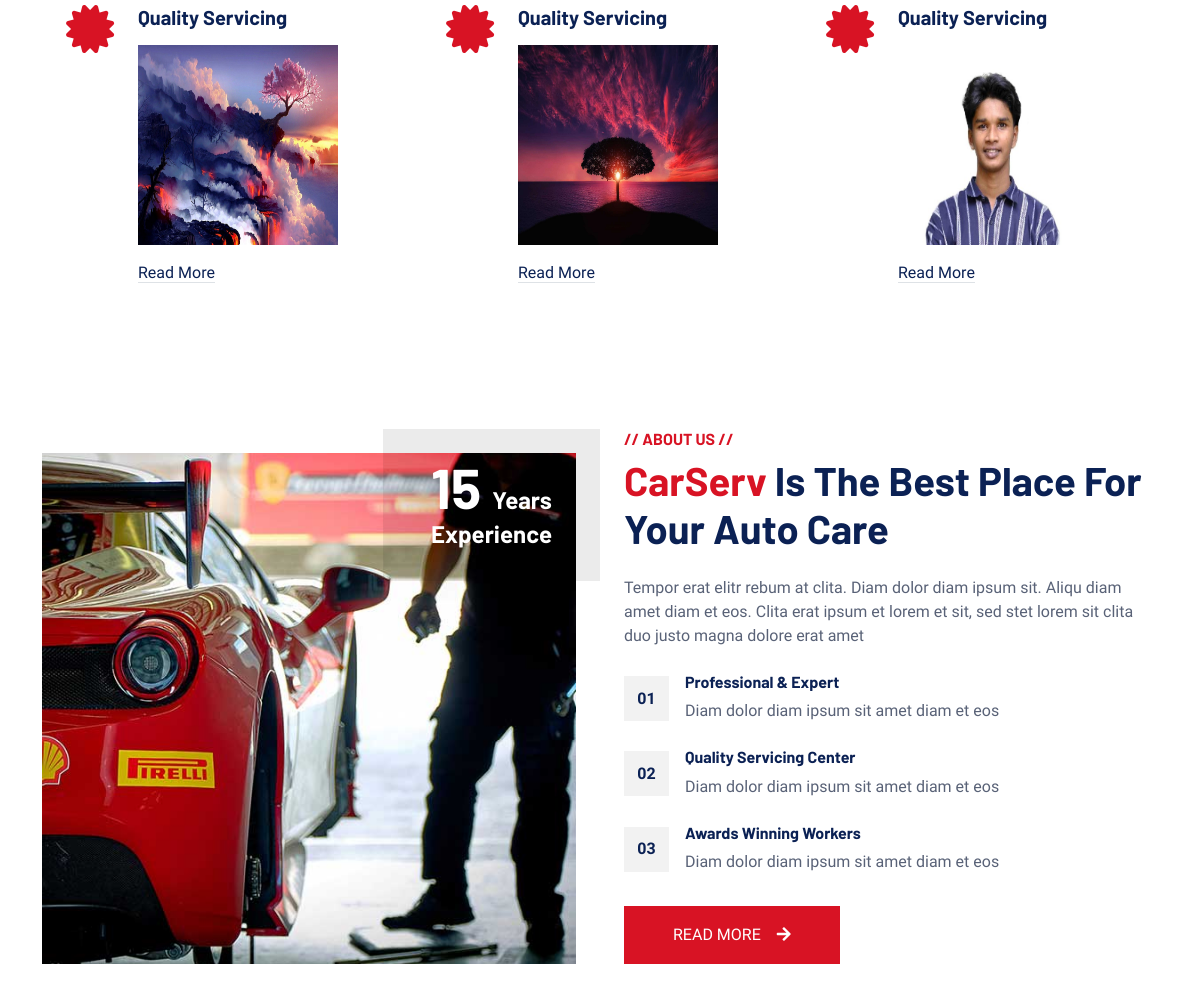
Before: / (middle part) with the older database file.
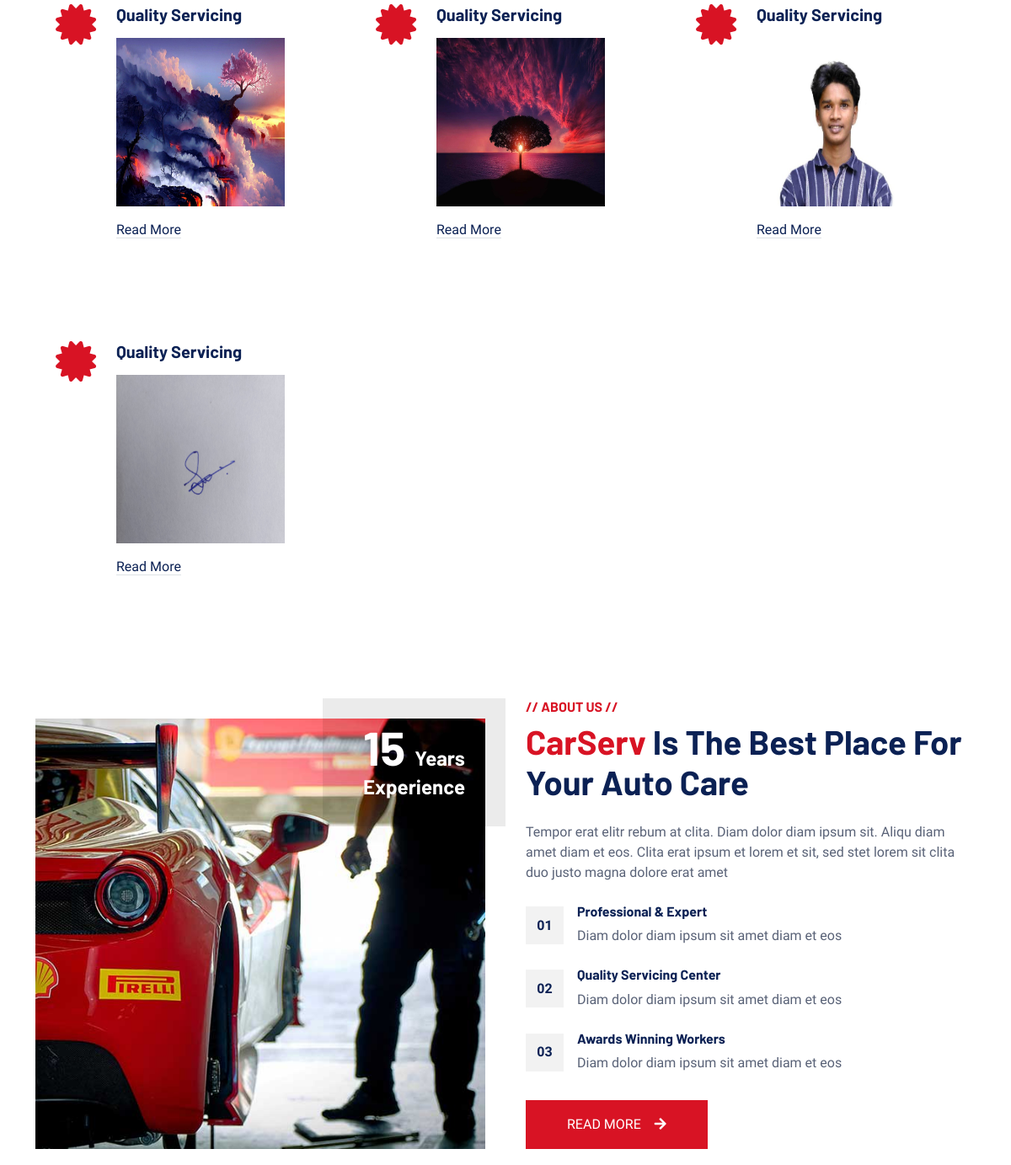
After: the same page with the newer database file.
### app/models.py (models this page shows)
class Advertisement(models.Model):
    media=models.FileField(upload_to='uploads/')
    station_id=models.ForeignKey(Station,on_delete=models.CASCADE,null=True,blank=True)

### app/views.py (the view)
# urls.py: path('', views.index, name='index'),
def index (request):
    data = Advertisement.objects.all()
    return render (request,'landing.html',{"data":data})

### app/templates/landing.html (shortened to what this page needs)
{% load static %}
<!DOCTYPE html>
<html lang="en">
<head>
    <link href="https://cdnjs.cloudflare.com/ajax/libs/font-awesome/5.10.0/css/all.min.css" rel="stylesheet">
    <link href="https://cdn.jsdelivr.net/npm/bootstrap-icons@1.4.1/font/bootstrap-icons.css" rel="stylesheet">
    <link href="{% static 'user/lib/animate/animate.min.css' %}" rel="stylesheet">
    <link href="{% static 'user/lib/owlcarousel/assets/owl.carousel.min.css' %}" rel="stylesheet">
    <link href="{% static 'user/lib/tempusdominus/css/tempusdominus-bootstrap-4.min.css' %}" rel="stylesheet" />
    <link href="{% static 'user/css/bootstrap.min.css' %}" rel="stylesheet">
    <link href="{% static 'user/css/style.css' %}" rel="stylesheet">
</head>
<body>
    <div class="container-xxl py-5">
        <div class="container">
            <div class="row g-4">
              {% for data in data %}
                <div class="col-lg-4 col-md-6 wow fadeInUp" data-wow-delay="0.1s">
                    <div class="d-flex py-5 px-4">
                        <i class="fa fa-certificate fa-3x text-primary flex-shrink-0"></i>
                        <div class="ps-4">
                            <h5 class="mb-3">Quality Servicing</h5>
                            <p><img src="{{ data.media.url }}" width="200" height="200"></p>
                            <a class="text-secondary border-bottom" href="">Read More</a>
                        </div>
                    </div>
                </div>
                {% endfor %}
            </div>
        </div>
    </div>
    <div class="container-xxl py-5">
        <div class="container">
            <div class="row g-5">
                <div class="col-lg-6 pt-4" style="min-height: 400px;">
                    <div class="position-relative h-100 wow fadeIn" data-wow-delay="0.1s">
                        <img class="position-absolute img-fluid w-100 h-100" src="{% static 'user/img/about.jpg' %}" style="object-fit: cover;" alt="">
                        <div class="position-absolute top-0 end-0 mt-n4 me-n4 py-4 px-5" style="background: rgba(0, 0, 0, .08);">
                            <h1 class="display-4 text-white mb-0">15 <span class="fs-4">Years</span></h1>
                            <h4 class="text-white">Experience</h4>
                        </div>
                    </div>
                </div>
                <div class="col-lg-6">
                    <h6 class="text-primary text-uppercase">// About Us //</h6>
                    <h1 class="mb-4"><span class="text-primary">CarServ</span> Is The Best Place For Your Auto Care</h1>
                    <p class="mb-4">Tempor erat elitr rebum at clita. Diam dolor diam ipsum sit. Aliqu diam amet diam et eos. Clita erat ipsum et lorem et sit, sed stet lorem sit clita duo justo magna dolore erat amet</p>
                    <div class="row g-4 mb-3 pb-3">
                        <div class="col-12 wow fadeIn" data-wow-delay="0.1s">
                            <div class="d-flex">
                                <div class="bg-light d-flex flex-shrink-0 align-items-center justify-content-center mt-1" style="width: 45px; height: 45px;">
                                    <span class="fw-bold text-secondary">01</span>
                                </div>
                                <div class="ps-3">
                                    <h6>Professional & Expert</h6>
                                    <span>Diam dolor diam ipsum sit amet diam et eos</span>
                                </div>
                            </div>
                        </div>
                        <div class="col-12 wow fadeIn" data-wow-delay="0.3s">
                            <div class="d-flex">
                                <div class="bg-light d-flex flex-shrink-0 align-items-center justify-content-center mt-1" style="width: 45px; height: 45px;">
                                    <span class="fw-bold text-secondary">02</span>
                                </div>
                                <div class="ps-3">
                                    <h6>Quality Servicing Center</h6>
                                    <span>Diam dolor diam ipsum sit amet diam et eos</span>
                                </div>
                            </div>
                        </div>
                        <div class="col-12 wow fadeIn" data-wow-delay="0.5s">
                            <div class="d-flex">
                                <div class="bg-light d-flex flex-shrink-0 align-items-center justify-content-center mt-1" style="width: 45px; height: 45px;">
                                    <span class="fw-bold text-secondary">03</span>
                                </div>
                                <div class="ps-3">
                                    <h6>Awards Winning Workers</h6>
                                    <span>Diam dolor diam ipsum sit amet diam et eos</span>
                                </div>
                            </div>
                        </div>
                    </div>
                    <a href="" class="btn btn-primary py-3 px-5">Read More<i class="fa fa-arrow-right ms-3"></i></a>
                </div>
            </div>
        </div>
    </div>
</body>
</html>

### app/static/user/css/style.css (style rules this page uses)
:root { --primary: #D81324; --secondary: #0B2154; --light: #F2F2F2; --dark: #111111; }
.btn { font-weight: 500; text-transform: uppercase; transition: .5s; }
.btn.btn-primary, .btn.btn-secondary { color: #FFFFFF; }

Changed rows visible on the page:
added Advertisement: media (picture)
